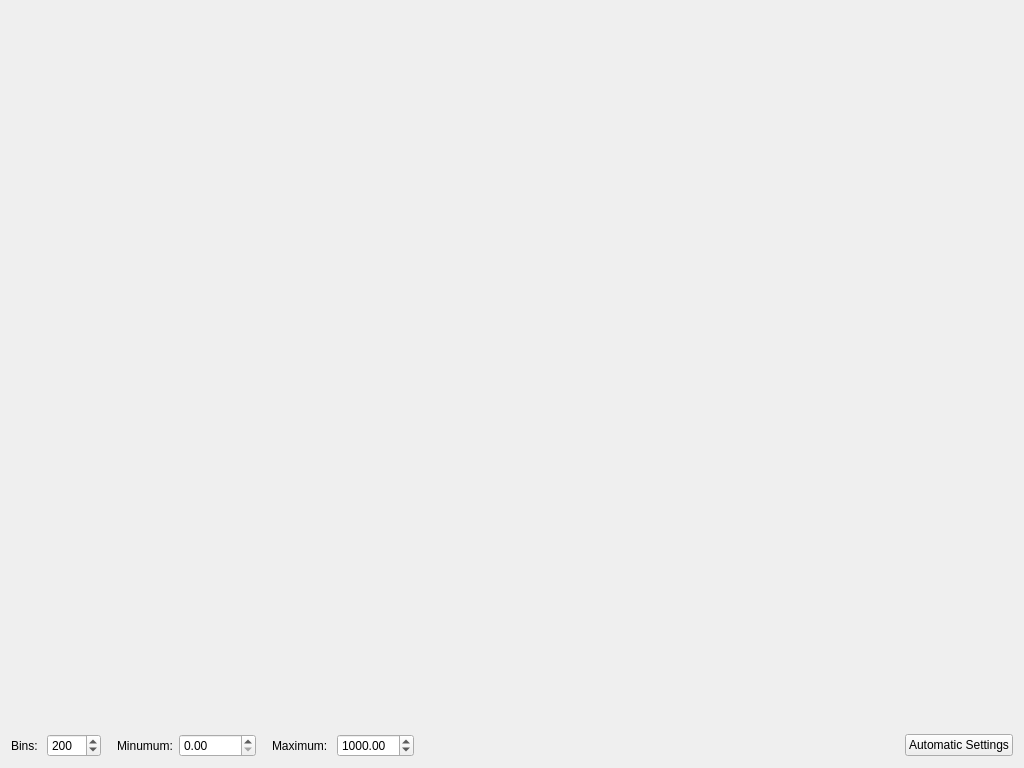
<?xml version="1.0" encoding="UTF-8"?>
<ui version="4.0">
 <class>AComboHistogram</class>
 <widget class="QWidget" name="AComboHistogram">
  <property name="geometry">
   <rect>
    <x>0</x>
    <y>0</y>
    <width>1024</width>
    <height>768</height>
   </rect>
  </property>
  <property name="windowTitle">
   <string>Form</string>
  </property>
  <layout class="QVBoxLayout" name="verticalLayout">
   <item>
    <widget class="TQtWidget" name="GraphWidget" native="true"/>
   </item>
   <item>
    <layout class="QHBoxLayout" name="horizontalLayout">
     <item>
      <widget class="QLabel" name="label">
       <property name="text">
        <string>Bins: </string>
       </property>
       <property name="buddy">
        <cstring>bins</cstring>
       </property>
      </widget>
     </item>
     <item>
      <widget class="QSpinBox" name="bins">
       <property name="maximum">
        <number>1000</number>
       </property>
       <property name="value">
        <number>200</number>
       </property>
      </widget>
     </item>
     <item>
      <spacer name="horizontalSpacer_2">
       <property name="orientation">
        <enum>Qt::Horizontal</enum>
       </property>
       <property name="sizeType">
        <enum>QSizePolicy::Fixed</enum>
       </property>
       <property name="sizeHint" stdset="0">
        <size>
         <width>10</width>
         <height>20</height>
        </size>
       </property>
      </spacer>
     </item>
     <item>
      <widget class="QLabel" name="label_2">
       <property name="text">
        <string>Minumum:</string>
       </property>
       <property name="buddy">
        <cstring>minx</cstring>
       </property>
      </widget>
     </item>
     <item>
      <widget class="QDoubleSpinBox" name="minx">
       <property name="maximum">
        <double>10000.000000000000000</double>
       </property>
      </widget>
     </item>
     <item>
      <spacer name="horizontalSpacer">
       <property name="orientation">
        <enum>Qt::Horizontal</enum>
       </property>
       <property name="sizeType">
        <enum>QSizePolicy::Fixed</enum>
       </property>
       <property name="sizeHint" stdset="0">
        <size>
         <width>10</width>
         <height>20</height>
        </size>
       </property>
      </spacer>
     </item>
     <item>
      <widget class="QLabel" name="label_3">
       <property name="text">
        <string>Maximum: </string>
       </property>
       <property name="buddy">
        <cstring>maxx</cstring>
       </property>
      </widget>
     </item>
     <item>
      <widget class="QDoubleSpinBox" name="maxx">
       <property name="maximum">
        <double>10000.000000000000000</double>
       </property>
       <property name="singleStep">
        <double>0.100000000000000</double>
       </property>
       <property name="value">
        <double>1000.000000000000000</double>
       </property>
      </widget>
     </item>
     <item>
      <spacer name="horizontalSpacer_3">
       <property name="orientation">
        <enum>Qt::Horizontal</enum>
       </property>
       <property name="sizeHint" stdset="0">
        <size>
         <width>100</width>
         <height>20</height>
        </size>
       </property>
      </spacer>
     </item>
     <item>
      <widget class="QPushButton" name="automaticSettings">
       <property name="text">
        <string>Automatic Settings</string>
       </property>
      </widget>
     </item>
    </layout>
   </item>
  </layout>
 </widget>
 <customwidgets>
  <customwidget>
   <class>TQtWidget</class>
   <extends>QWidget</extends>
   <header location="global">TQtWidget.h</header>
   <container>1</container>
  </customwidget>
 </customwidgets>
 <resources/>
 <connections/>
</ui>
